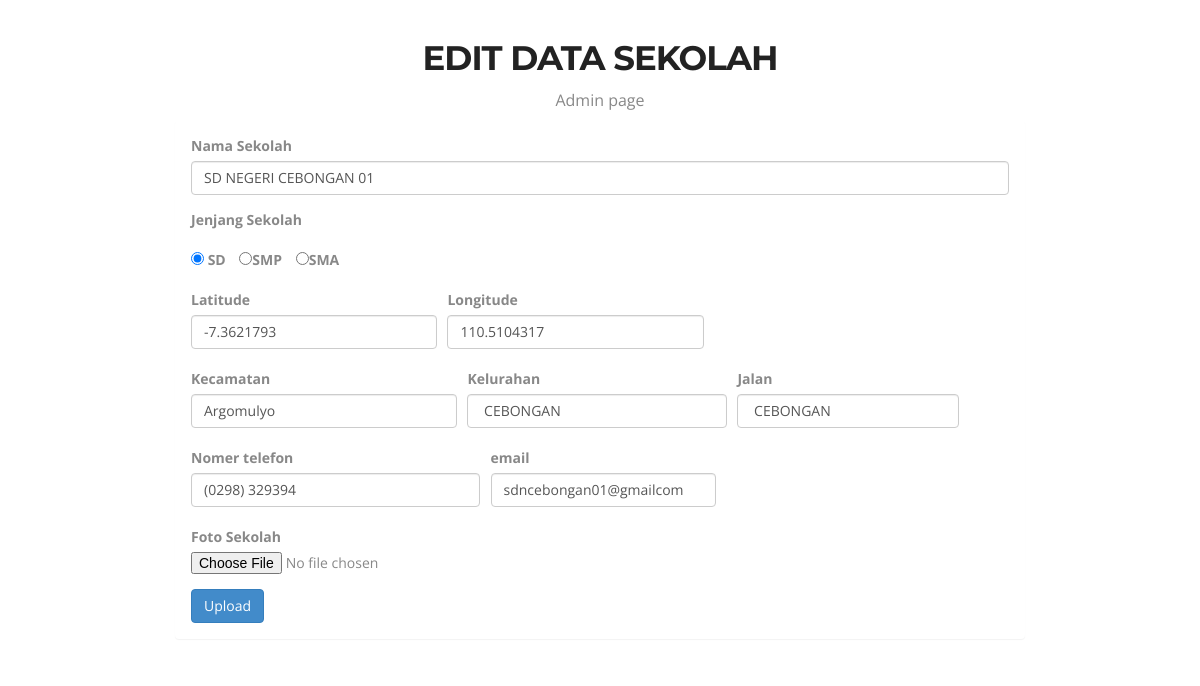
/Master/edit.php?id=1, run on the app's committed database.
### tables this page shows
CREATE TABLE IF NOT EXISTS `tb_tempat` (
  `id_tempat` int(11) NOT NULL AUTO_INCREMENT,
  `nama_tempat` varchar(255) NOT NULL,
  `gambar` varchar(255) NOT NULL,
  `lat` double NOT NULL,
  `lng` double NOT NULL,
  `lokasi` varchar(255) NOT NULL,
  `telp` varchar(20) NOT NULL,
  `email` varchar(255) NOT NULL,
  `tingkat` varchar(255) NOT NULL,
  `kecamatan` varchar(25) NOT NULL,
  PRIMARY KEY (`id_tempat`)
);

### Master/edit.php (the view, shortened to what this page needs)
<!doctype html>
<html>
<head>
	<link href="css/bootstrap.css" rel="stylesheet" type="text/css">
	<link href="css/style.css" rel="stylesheet" type="text/css">
	<link href="css/font-awesome.css" rel="stylesheet" type="text/css">
	<link href="css/responsive.css" rel="stylesheet" type="text/css">
	<link href="css/magnific-popup.css" rel="stylesheet" type="text/css">
	<link href="css/animate.css" rel="stylesheet" type="text/css">
<?php
  include "koneksi.php";
  $id = $_GET['id'];
  $query_mysql = mysqli_query($connect,"SELECT * FROM tb_tempat WHERE id_tempat='$id'")or die(mysql_error());
  ?>
</head>
<body>
<section class="main-section paddind" id="Portfolio">
		<div class="container" style="margin-top: -50px;">
			<h2>Edit data sekolah</h2>
			<h6>Admin page</h6>
	<div>
		<div class="container" style="margin-top: -50px;">
         <section id="main-content">
      <section class="wrapper">
         <div class="row" style="margin-left: 130px;">
          <div class="col-lg-6"style="padding: 0px;width: 850px;">
            <section class="panel" >
              <div class="panel-body">
              	<?php while($data = mysqli_fetch_array($query_mysql)){ ?>
                <form role="form" action="edit-aksi.php" method="post" enctype="multipart/form-data">
                  <div class="form-group">
                    <label>Nama Sekolah</label>
                    <input type="text" class="form-control" value="<?php echo $data['nama_tempat'] ?>" name="nama" id="exampleInputEmail1" placeholder="masukkan nama sekolah">
                  </div>
                  <div class="form-group" >
                  	<label>Jenjang Sekolah</label>
                    <div class="radios"style="margin-top: 13px">
                        <label class="label_radio" for="radio-01" >
                                                  <input name="jenjang" id="radio-01" value="sd" type="radio" <?php if($data['tingkat']=='sd') echo 'checked'?> /> SD
                                              </label>
                        <label class="label_radio" for="radio-02"style="margin-left: 10px">
                                                  <input name="jenjang" id="radio-02" value="smp" type="radio" <?php if($data['tingkat']=='smp') echo 'checked'?>/>SMP
                                              </label>
                        <label class="label_radio" for="radio-03"style="margin-left: 10px">
                                                  <input name="jenjang" id="radio-03" value="sma" type="radio" <?php if($data['tingkat']=='sma') echo 'checked'?>/>SMA
                                              </label>
                      </div>
                  </div>
                  <div class="form-inline">
                  	<div class="form-group">
                    <label>Latitude</label>
                    <input type="text" name="latitude" class="form-control" id="exampleInputEmail2" value="<?php echo $data['lat'] ?>" placeholder="Latitude">
                  </div>
                  <div class="form-group" style="margin-left: 7px;">
                    <label>Longitude</label>
                    <input type="text" name="longitude" class="form-control" id="exampleInputPassword2" value="<?php echo $data['lng'] ?>" placeholder="Longitude">
                  </div>
                  </div><br>
                  <?php $arr_kalimat = explode (",",$data['lokasi']); ?>
                  <div class="form-inline">
                  	<div class="form-group">
                    <label>Kecamatan</label>
                    <input type="text" name="kecamatan" class="form-control" id="exampleInputEmail2" value="<?php echo $arr_kalimat[0]; ?>" placeholder="Kecamatan">
                  </div>
                  <div class="form-group" style="margin-left: 7px;">
                    <label >Kelurahan</label>
                    <input type="text" name="kelurahan" class="form-control" id="exampleInputPassword2" value="<?php echo $arr_kalimat[1]; ?>" placeholder="Kelurahan">
                  </div>
                  <div class="form-group" style="margin-left: 7px;">
                    <label >Jalan</label>
                    <input type="text" name="jalan" class="form-control" id="exampleInputPassword2" value="<?php
                    for($i=2;$i<count($arr_kalimat);$i++){
                    	echo $arr_kalimat[$i]; }?>" placeholder="Jalan">
                  </div>
                  </div><br>
                  <div class="form-inline">
                  	<div class="form-group">
                    <label>Nomer telefon</label>
                    <input type="text" name="telefon" class="form-control" id="exampleInputEmail2" value="<?php echo $data['telp'] ?>" placeholder="Nomer telefon">
                  </div>
                  <div class="form-group" style="margin-left: 7px;">
                    <label >email</label>
                    <input type="text" name="email"class="form-control" id="exampleInputPassword2" value="<?php echo $data['email'] ?>" placeholder="email">
                  </div>
                  </div><br>
                  <div class="form-group">
                    <label for="exampleInputFile">Foto Sekolah</label>
                    <input type="file" name="file" id="file">
                  </div>
                  <input type="submit" name="upload" value="Upload" class="btn btn-primary">
              		</form>
              	<?php } ?>
              </div>
            </section>
          </div>
        </div>
      </section>
    </section>
    </div>
    </div>
 </div>
	</section>
</body>
</html>

### Master/css/style.css (style rules this page uses)
body { background:#fff; font-family: 'Open Sans', sans-serif; font-size:14px; font-weight:normal; color:#888888; margin:0; }
h2 { font-size:34px; color:#222222; font-family: 'Montserrat', sans-serif; font-weight:700; letter-spacing: -1px; margin:0 0 15px 0; text-align:center; text-transform:uppercase; }
h6 { font-size:16px; color:#888888; font-family: 'Open Sans', sans-serif; font-weight:400; text-align:center; margin:0 0 60px 0; }
.main-section { padding:90px 0 110px; }
.main-section.paddind { padding-bottom:60px; }

### data on the page
tb_tempat: nama "SD NEGERI CEBONGAN 01", tingkat "☑ SD", tingkat "☐ SMP", tingkat "☐ SMA", latitude "-7.3621793", longitude "110.5104317", kecamatan "Argomulyo", kelurahan "CEBONGAN", jalan "CEBONGAN", telefon "(0298) 329394", email "sdncebongan01@gmailcom"
